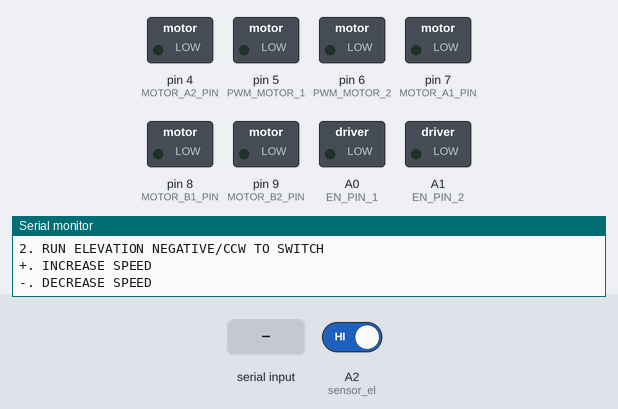
A sketch run on a simulated Arduino Uno, built with avr-gcc and run on an emulated ATmega328P. Shown: switched loads named in the sketch (green lamp = pin HIGH), the last lines printed to the serial monitor. The inputs (shaded band) are chosen by the test bench; at power-on: A2 (sensor_el) HIGH.

Above: at 1.3 s.
1.4 s: "2" received over Serial
At 2.7 s:
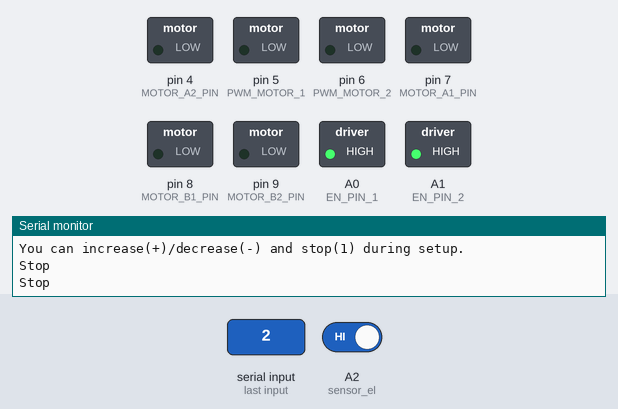
3.0 s: "w" received over Serial
At 3.6 s:
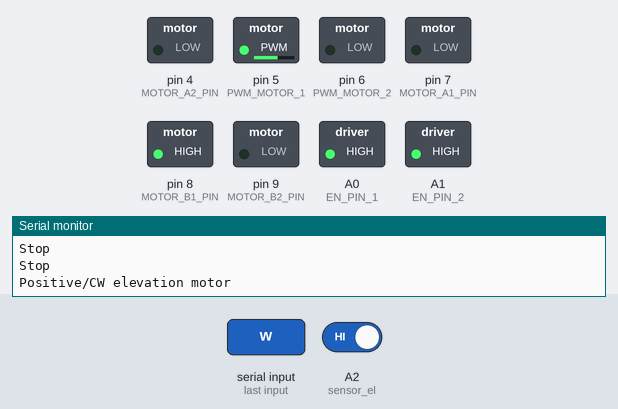
4.5 s: "d" received over Serial
At 4.8 s:
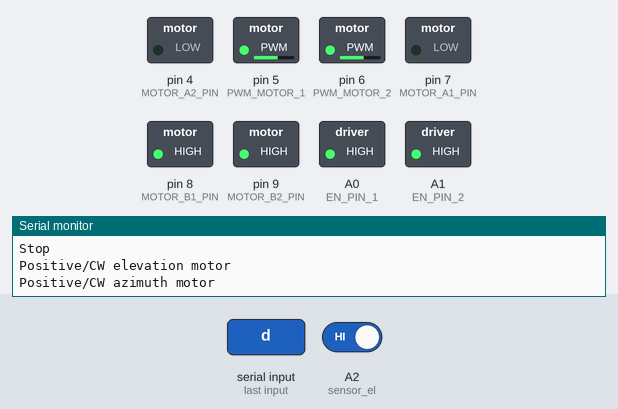
6.0 s: "s" received over Serial
At 7.1 s:
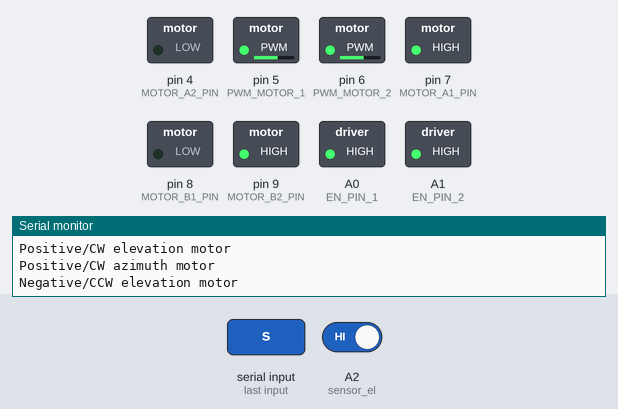
7.5 s: "a" received over Serial
At 8.3 s:
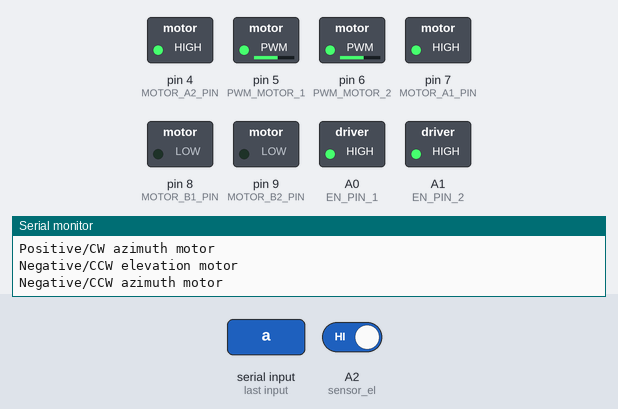
9.0 s: "w" received over Serial
At 9.4 s:
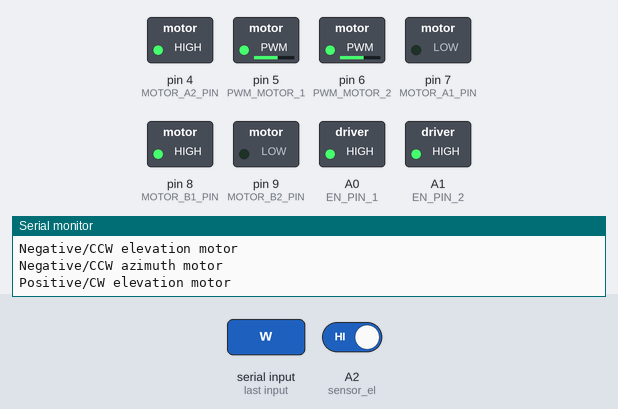
Timing chart, 0 to 11.5 s (numbered marks = the images above; inputs shaded):
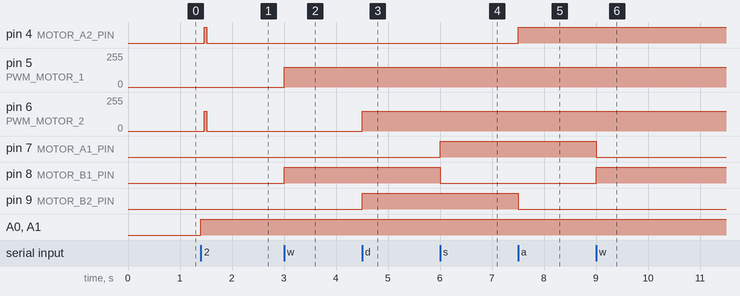

The sketch:

Move_Motors_SETUP.ino
```cpp
/*
 * Drives the motors
 *
 *
 */


#define BRAKE 0
#define CW    1
#define CCW   2
#define CS_THRESHOLD 15   // Definition of safety current (Check: "1.3 Monster Shield Example").

//MOTOR 1
#define MOTOR_A1_PIN 7
#define MOTOR_B1_PIN 8

//MOTOR 2
#define MOTOR_A2_PIN 4
#define MOTOR_B2_PIN 9

#define PWM_MOTOR_1 5
#define PWM_MOTOR_2 6

#define CURRENT_SEN_1 A2
#define CURRENT_SEN_2 A3

#define EN_PIN_1 A0
#define EN_PIN_2 A1

#define MOTOR_1 0
#define MOTOR_2 1

short usSpeed = 150;  //default motor speed
unsigned short usMotor_Status = BRAKE;
int switch_value_counter_el = 0;

int drivingEL = 0;
int drivingAZ = 0;

// Microswitches
const int sensor_el = A2;         // Switch for elevtion

void setup()
{
  pinMode(MOTOR_A1_PIN, OUTPUT);
  pinMode(MOTOR_B1_PIN, OUTPUT);

  pinMode(MOTOR_A2_PIN, OUTPUT);
  pinMode(MOTOR_B2_PIN, OUTPUT);

  pinMode(PWM_MOTOR_1, OUTPUT);
  pinMode(PWM_MOTOR_2, OUTPUT);

  //pinMode(CURRENT_SEN_1, OUTPUT);
  //pinMode(CURRENT_SEN_2, OUTPUT);

  pinMode(EN_PIN_1, OUTPUT);
  pinMode(EN_PIN_2, OUTPUT);

  pinMode(sensor_el, INPUT_PULLUP);       // Set switch elevation as an input

  Serial.begin(9600);              // Initiates the serial to do the monitoring
  Serial.println("Begin motor control");
  Serial.println(); //Print function list for user selection
  Serial.println("Enter number for control option:");
  Serial.println("1. STOP");
  Serial.println("w. POSITIVE/CW ELEVATION");
  Serial.println("s. NEGATIVE/CCW ELEVATION");
  Serial.println("a. POSITIVE/CW AZIMUTH");
  Serial.println("d. NEGATIVE/CCW AZIMUTH");
  //Serial.println("4. READ CURRENT");
  Serial.println("2. RUN ELEVATION NEGATIVE/CCW TO SWITCH");
  Serial.println("+. INCREASE SPEED");
  Serial.println("-. DECREASE SPEED");
  Serial.println();

}

void loop()
{
  char user_input;


  while(Serial.available())
  {
    user_input = Serial.read(); //Read user input and trigger appropriate function
    digitalWrite(EN_PIN_1, HIGH);
    digitalWrite(EN_PIN_2, HIGH);

    if (user_input =='1')
    {
       Stop();
    }
    else if(user_input =='w')
    {
      ForwardEL();
    }
    else if(user_input =='d')
    {
      ForwardAZ();
    }
    else if(user_input =='s')
    {
      ReverseEL();
    }
        else if(user_input =='a')
    {
      ReverseAZ();
    }
        else if(user_input =='2')
    {
      RunToSwitch();
    }
    else if(user_input =='+')
    {
      IncreaseSpeed();
    }
    else if(user_input =='-')
    {
      DecreaseSpeed();
    }
    else
    {
      Serial.println("Invalid option entered.");
    }

  }
}

void Stop()
{
  Serial.println("Stop");
  usMotor_Status = BRAKE;
  motorGo(MOTOR_1, usMotor_Status, 0);
  motorGo(MOTOR_2, usMotor_Status, 0);
  drivingEL = 0;
  drivingAZ = 0;
}

void ForwardEL()
{
  Serial.println("Positive/CW elevation motor");
  usMotor_Status = CW;
  motorGo(MOTOR_1, usMotor_Status, usSpeed);
  drivingEL = 1;
}

void ForwardAZ()
{
  Serial.println("Positive/CW azimuth motor");
  usMotor_Status = CW;
  motorGo(MOTOR_2, usMotor_Status, usSpeed);
  drivingAZ = 1;
}

void ReverseEL()
{
  Serial.println("Negative/CCW elevation motor");
  usMotor_Status = CCW;
  motorGo(MOTOR_1, usMotor_Status, usSpeed);
  drivingEL = 1;
}
void ReverseAZ()
{
  Serial.println("Negative/CCW azimuth motor");
  usMotor_Status = CCW;
  motorGo(MOTOR_2, usMotor_Status, usSpeed);
  drivingAZ = 1;
}

void IncreaseSpeed()
{
  usSpeed = usSpeed + 10;
  if(usSpeed > 255)
  {
    usSpeed = 255;
  }

  Serial.print("Speed +: ");
  Serial.println(usSpeed);

  if (drivingAZ == 1){
    motorGo(MOTOR_2, usMotor_Status, usSpeed);
    }

   if (drivingEL == 1){
    motorGo(MOTOR_1, usMotor_Status, usSpeed);
    }

}

void DecreaseSpeed()
{
  usSpeed = usSpeed - 10;
  if(usSpeed < 0)
  {
    usSpeed = 0;
  }

  Serial.print("Speed -: ");
  Serial.println(usSpeed);

  if (drivingAZ == 1){
    motorGo(MOTOR_2, usMotor_Status, usSpeed);
    }

   if (drivingEL == 1){
    motorGo(MOTOR_1, usMotor_Status, usSpeed);
    }
}

void RunToSwitch()
{
  Serial.println("SETUP: Running motor negative (CCW) until hitting azimuth switch.");
  Serial.println("You can increase(+)/decrease(-) and stop(1) during setup.");
    Stop();

    while (switch_value_counter_el < 4){                             // When the pitch switch is low
    // Drive negative direction
    usMotor_Status = CCW;
    motorGo(MOTOR_2, usMotor_Status, usSpeed);
    counter_el();

    char user_input;

    // If we want to go faster or stop
    while(Serial.available())
    {
      user_input = Serial.read(); //Read user input and trigger appropriate function
       if (user_input =='+')
      {
         IncreaseSpeed();
      }
       else if(user_input =='-')
      {
         DecreaseSpeed();
      }
       else if(user_input =='1')
      {
         Stop();
         return;
      }
       else
      {
         Serial.println("Invalid option entered. You can only increase/decrease speed and stop during setup");
      }

    }
   }
  Stop();
}

void motorGo(uint8_t motor, uint8_t direct, uint8_t pwm)         //Function that controls the variables: motor(0 ou 1), direction (cw ou ccw) e pwm (entra 0 e 255);
{
  if(motor == MOTOR_1)
  {
    if(direct == CW)
    {
      digitalWrite(MOTOR_A1_PIN, LOW);
      digitalWrite(MOTOR_B1_PIN, HIGH);
    }
    else if(direct == CCW)
    {
      digitalWrite(MOTOR_A1_PIN, HIGH);
      digitalWrite(MOTOR_B1_PIN, LOW);
    }
    else
    {
      digitalWrite(MOTOR_A1_PIN, LOW);
      digitalWrite(MOTOR_B1_PIN, LOW);
    }

    analogWrite(PWM_MOTOR_1, pwm);
  }
  else if(motor == MOTOR_2)
  {
    if(direct == CW)
    {
      digitalWrite(MOTOR_A2_PIN, LOW);
      digitalWrite(MOTOR_B2_PIN, HIGH);
    }
    else if(direct == CCW)
    {
      digitalWrite(MOTOR_A2_PIN, HIGH);
      digitalWrite(MOTOR_B2_PIN, LOW);
    }
    else
    {
      digitalWrite(MOTOR_A2_PIN, LOW);
      digitalWrite(MOTOR_B2_PIN, LOW);
    }

    analogWrite(PWM_MOTOR_2, pwm);
  }
}
```

counter_el_tab.ino
```cpp
int counter_el(){
/*
 * Counts the number of times in a row the el sensor has been high
 *
 * Date: 2018-07-08
 */

  int switch_el_value;

  for(int i=0; i<4; i++){
      switch_el_value = digitalRead(sensor_el);
      delay(10);
      //Serial.println(switch_value_counter_el);

      if (switch_el_value == HIGH){
        switch_value_counter_el += 1;
      }
      else if(switch_el_value == LOW){
        switch_value_counter_el = 0;
      }
  }
}
```

Measured:
- after the input at 1.4 s, pin 4 (MOTOR_A2_PIN): LOW → HIGH after 0.07 s, → LOW 0.04 s later; pin 6 (PWM_MOTOR_2): 0/255 → 150/255 after 0.07 s, → 0/255 0.04 s later; A0 (EN_PIN_1), A1 (EN_PIN_2): LOW → HIGH at once
- after the input at 3.0 s, pin 5 (PWM_MOTOR_1): 0/255 → 150/255 at once; pin 8 (MOTOR_B1_PIN): LOW → HIGH at once
- after the input at 4.5 s, pin 6 (PWM_MOTOR_2): 0/255 → 150/255 at once; pin 9 (MOTOR_B2_PIN): LOW → HIGH at once
- after the input at 6.0 s, pin 7 (MOTOR_A1_PIN): LOW → HIGH at once; pin 8 (MOTOR_B1_PIN): HIGH → LOW at once
- after the input at 7.5 s, pin 4 (MOTOR_A2_PIN): LOW → HIGH at once; pin 9 (MOTOR_B2_PIN): HIGH → LOW at once
- after the input at 9.0 s, pin 7 (MOTOR_A1_PIN): HIGH → LOW at once; pin 8 (MOTOR_B1_PIN): LOW → HIGH at once
